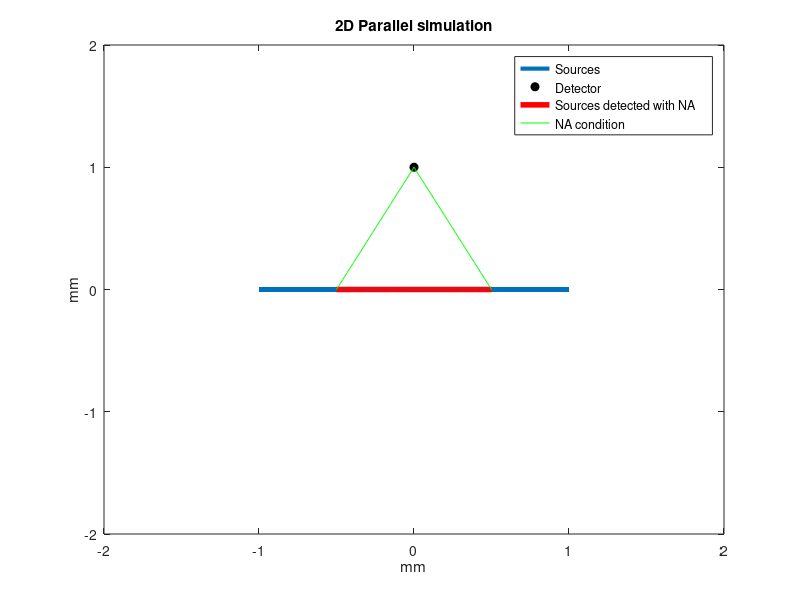
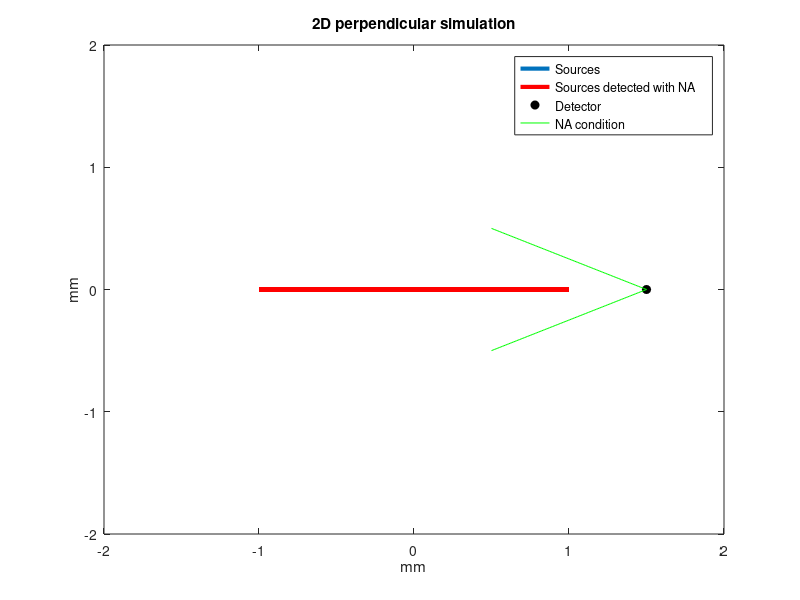
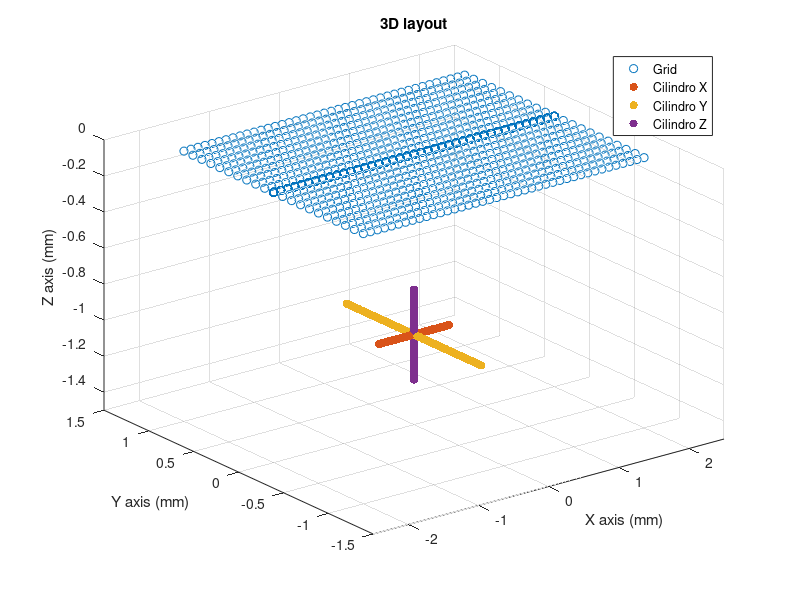

MATLAB code for these plots, in order:
%% Layout representation of 2D and 3D grids with a cross reconstruction and cillinder
% you can create figures and visualize them

close all

%% VARIABLES
l=500; %length signal
dx=100e-6; %m
dy=100e-6; %m
pdetX=(-2e-3:dx:2e-3); % X (m) -2 a 2 mm
pdetY=(-1e-3:dy:3e-3); % Y (m) -1 a 1 mm 
Nx=length(pdetX);
Ny=length(pdetY);
N=500;
pfuente=zeros(3,N);% m x, y, z

%vertical
a=-0.75e-3; 
b=-1.25e-3;
z= a+(b-a).*rand(1,N/2+1); %random numbers
pfuente(3,1:N/2+1)=z;

%horizontal
a= 0.25e-3;
b=-0.25e-3;
x= a+(b-a).*rand(1,N/2); %random numbers
pfuente(1,N/2+1:end)=x;
pfuente(3,N/2+1:end)=-1e-3;

%% 
an = 0:pi/50:2*pi;
r=1e-3;
punto=zeros(3,1);
punto(1)=-0.25e-3;
punto(2)=-0.5e-3;
punto(3)=0;
x= r * cos(an)-0.25e-3;
y= r * sin(an)-0.5e-3;
posNA=zeros(3,length(an));
posNA(1,:)=x;
posNA(2,:)=y;
posNA(3,:)=-1.25e-3;

fcilx=zeros(3,100); 
fcily=zeros(3,100); 
fcilz=zeros(3,100); 

fcilx(1,:)=linspace(-0.5e-3,0.5e-3,100); %tamaño cilindro x
fcilx(3,:)=-1e-3;

fcily(2,:)=linspace(-0.75e-3,0.75e-3,100); %tamaño cilindro y
fcily(3,:)=-1e-3;

fcilz(3,:)=linspace(-0.75e-3,-1.25e-3,100); %tamaño cilindro z


%% GRID
S=zeros(3,Nx*Ny);
N=Nx*Ny;
for i=Nx:Nx:N
    S(1,i-Nx+1:i)=pdetX;
    if pdetY(i/Nx)>1e-3
       S(2,i-Nx+1:i)=0;
    else
    S(2,i-Nx+1:i)=pdetY(i/Nx);
    end
end

%% ANOTHER GRID
dx=100e-6; %m
dy=100e-6; %m
pdetX=(-2e-3:dx:2e-3); % X (m) -2 a 2 mm
pdetY=(-1e-3:dy:3e-3); % Y (m) -1 a 1 mm 

S_n=zeros(3,231);
N=231;
Nx=21;
for i=Nx:Nx:N
    S_n(1,i-Nx+1:i)=pdetX(1:21);
    if pdetY(i/Nx)>1e-3
       S_n(2,i-Nx+1:i)=0;
    else
    S_n(2,i-Nx+1:i)=pdetY(i/Nx);
    end
end

% S_n(1,:)=linspace(-2e-3,0,121);
% S_n(2,:)=linspace(-1e-3,0,121);
%% 3D layout
figure(3)
scatter3(S(1,:)*1e3,S(2,:)*1e3,S(3,:)*1e3,'blue');title('3D layout');xlabel('X axis (mm)');ylabel('Y axis (mm)');zlabel('Z axis (mm)'); hold on
%scatter3(S_n(1,:)*1e3,S_n(2,:)*1e3,S_n(3,:)*1e3,'red','filled');%grid
%scatter3(pfuente(1,:)*1e3,pfuente(2,:)*1e3,pfuente(3,:)*1e3);%cross
scatter3(fcilx(1,:)*1e3,fcilx(2,:)*1e3,fcilx(3,:)*1e3,'red','filled');%cillinder
scatter3(fcily(1,:)*1e3,fcily(2,:)*1e3,fcily(3,:)*1e3,'green','filled');%cillinder
scatter3(fcilz(1,:)*1e3,fcilz(2,:)*1e3,fcilz(3,:)*1e3,'yellow','filled');%cillinder

%scatter3(posNA(1,:)*1e3,posNA(2,:)*1e3,posNA(3,:)*1e3,'filled','magenta');
%scatter3(linspace(-0.25,0,101)*1e3,linspace(-0.5,0,101)*1e3,posNA(3,:)*1e3,'filled','magenta');

%scatter3(punto(1)*1e3,punto(2)*1e3,punto(3)*1e3,'filled','black');hold off%detector position

% %
% line(-0.25*ones(100),linspace(0.5,-0.5,100),linspace(0,-2,100),'Color','green','LineWidth',4);hold off
legend('Grid','Cilindro X','Cilindro Y','Cilindro Z'); ylim([-1.5 1.5]); xlim([-2.5 2.5]);zlim([ -1.5 0])
%legend('Grid','Real scanning points','Sources','NA','Detector'); ylim([-1.5 1.5]); xlim([-2.5 2.5])

%% 2D layout
tic
N=100000; %number of sources
vs=1500;  %m/s
p0=1; %u.au
Rs=10e-6; %m
pdet=zeros(2,3);
l=100000;
c=zeros(1,l);


pdet(1,:)=[0,1500*1e-6,0]; %0 degrees parallel
pdet(2,:)=[0,0,1000*1e-6];  %90 degrees perpendicular
intval=[-1000*1e-6,1000*1e-6 ]; 
a=intval(1);
b=intval(2);
y=intval(1) + (intval(2)-intval(1)).*rand(N,1);
t=linspace(0,4*1e-6,l); %time
pp=zeros(2,length(t)); %pressure

rup=pdet(2,3)*sind(30);%NA limits
rdown=pdet(2,3)*sind(-30);
%% PARALLEL LAYOUT
figure(1)
plot(y*1e3,c,'LineWidth',3);xlim([-2 2]); ylim([-2 2]); 
xlabel('mm','FontName','Helvetica');ylabel('mm','FontName','Helvetica');hold on
scatter(pdet(1),pdet(2,3)*1e3,'MarkerFaceColor','k','MarkerEdgeColor','k');title('2D Parallel simulation')
plot(1e3*linspace(rup,rdown),zeros(1,100),'r','Linewidth',4); %NA
plot(1e3*linspace(rup,0),1e3*linspace(0,pdet(2,3)),'g');
plot(1e3*linspace(rdown,0),1e3*linspace(0,pdet(2,3)),'g');
legend({'Sources','Detector','Sources detected with NA','NA condition'}, 'FontSize',9,'FontName','Helvetica');
set(gca, 'YTick', [-2 -1 0 1 2]); % EJE Y 
set(gca, 'XTick', [-2 -1 0 1 2]); % EJE X
hold off

%% PERPENDICULAR LAYOUT
figure(2)
plot(y*1e3,c,'LineWidth',3);hold on
plot(y*1e3,c,'LineWidth',3,'Color','r');xlabel('mm','FontName','Helvetica');ylabel('mm','FontName','Helvetica');
xlim([-2 2]); ylim([-2 2]);
scatter(pdet(1,2)*1e3,pdet(1),'MarkerFaceColor','k','MarkerEdgeColor','k');title('2D perpendicular simulation');
plot(linspace(0.5,1.5),linspace(0.5,0),'g');plot(linspace(0.5,1.5),linspace(-0.5,0),'g');
legend({'Sources','Sources detected with NA','Detector','NA condition'}, 'FontSize',9,'FontName','Helvetica');
set(gca, 'YTick', [-2 -1 0 1 2]); % EJE Y 
set(gca, 'XTick', [-2 -1 0 1 2]); % EJE X
hold off
